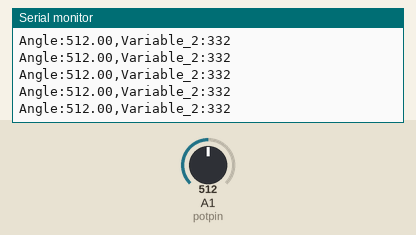
This sketch was run on a simulated Arduino Nano, built with avr-gcc and run on an emulated ATmega328P. On the bench: the last lines printed to the serial monitor. The test bench sets the inputs (shaded band); at power-on: A1 (potpin) = 512.

Above: at 1.2 s.
1.3 s: A1 (potpin) set to 104
At 2.0 s:
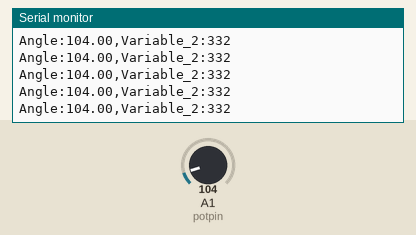
4.3 s: A1 (potpin) set to 88
At 5.4 s:
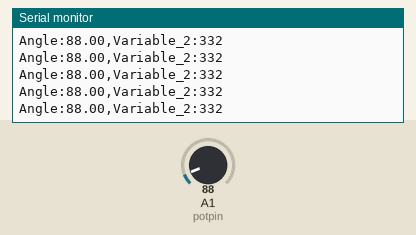
13.3 s: A1 (potpin) set to 8
At 14.4 s:
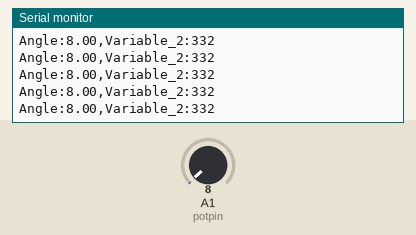
16.3 s: A1 (potpin) set to 11
At 17.2 s:
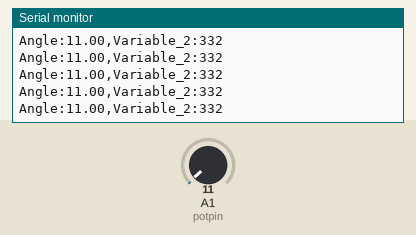
Timing chart, 0 to 19.3 s (numbered marks = the images above; inputs shaded):
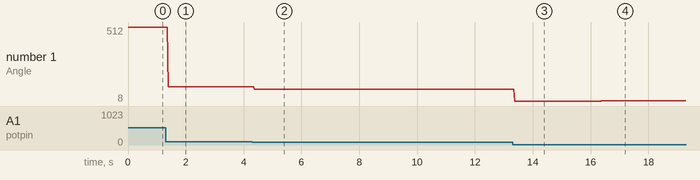

The sketch:

exp1_v1.ino
```cpp
/*
Experiment 1 : DC Motor Control

Group 1:
22B3929 - Aman Verma
22B3942 - Harsh S Roniyar
22B3945 - Pranav Prakash
*/

int ctrl_a = A7;
int ctrl_b = A6;
int potpin = A1;

float error=0;
float tot_err=0;

int fin_val;
int temp_val;
int init_val;
float new_val;

unsigned long start;
char dir;
float p = 20;

// Reads Pot val and writes to new_val
void read_pot_val(){
  new_val = float(analogRead(potpin));
  // new_val = (new_val*360.0)/1024;
}

void update_dir(int x){
  if(x < 0){
    dir = -1;
  }else{
    dir = 1;
  }
}

void setup() {
  Serial.begin(9600);
  pinMode(ctrl_a,OUTPUT);
  pinMode(ctrl_b,OUTPUT);

  read_pot_val();
  init_val = new_val;

  fin_val = int(180+init_val);
  fin_val = (fin_val)%360;

  update_dir(fin_val - init_val);
}

void loop() {
  read_pot_val();

  error = fin_val - new_val;

  // if(error * dir < 0){
  //   fin_val ^= init_val;
  //   init_val ^= fin_val;
  //   fin_val ^= init_val;
  // }

  // if(error < -180){
  //   error += 360;
  // }else if(error > 180){
  //   error -= 360;
  // }

  // if(error > 0){
  //   analogWrite(ctrl_a, 128);
  //   analogWrite(ctrl_b, 0);
  // }
  // else{
  //   analogWrite(ctrl_a, 0);
  //   analogWrite(ctrl_b, 128);
  // }

  analogWrite(ctrl_a, 0);
  analogWrite(ctrl_b, 128);

  Serial.print("Angle:");
  Serial.print(new_val);
  Serial.print(",");
  Serial.print("Variable_2:");
  Serial.println(fin_val);
}
```

Measured:
- after the input at 1.3 s, the serial monitor: prints a new line after 0.09 s (image 1)
- after the input at 4.3 s, the serial monitor: prints a new line after 0.07 s (image 2)
- after the input at 13.3 s, the serial monitor: prints a new line after 0.07 s (image 3)
- after the input at 16.3 s, the serial monitor: prints a new line after 0.08 s (image 4)
- plotted number 1: 512 → 104 after the input at 1.3 s, 104 → 88 after the input at 4.3 s, 88 → 8 after the input at 13.3 s, 8 → 11 after the input at 16.3 s
